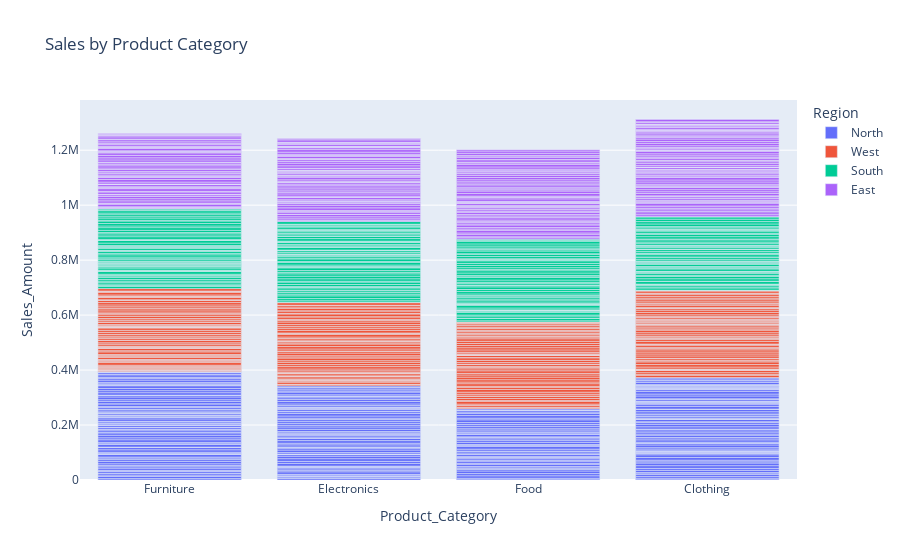

This figure's notebook cell:
### Code cell
# 1. Sales by Product Category
fig1 = px.bar(df, x='Product_Category', y='Sales_Amount', color='Region',
              title='Sales by Product Category', hover_data=['Sales_Rep'])
fig1.show()

### Figure 1 — Plotly figure (JSON) as saved in the notebook; plotly's stock layout.template omitted (floating-point values rounded to 4 significant figures; data arrays with more than 128 entries replaced by an {"elided": "..."} marker saying what was removed)
{"data": [{"alignmentgroup": "True", "customdata": {"elided": "267x1 str values"}, "hovertemplate": "Region=North<br>Product_Category=%{x}<br>Sales_Amount=%{y}<br>Sales_Rep=%{customdata[0]}<extra></extra>", "legendgroup": "North", "marker": {"color": "#636efa", "pattern": {"shape": ""}}, "name": "North", "offsetgroup": "North", "orientation": "v", "showlegend": true, "textposition": "auto", "type": "bar", "x": {"elided": "267 str values"}, "xaxis": "x", "y": {"elided": "267 float values"}, "yaxis": "y"}, {"alignmentgroup": "True", "customdata": {"elided": "244x1 str values"}, "hovertemplate": "Region=West<br>Product_Category=%{x}<br>Sales_Amount=%{y}<br>Sales_Rep=%{customdata[0]}<extra></extra>", "legendgroup": "West", "marker": {"color": "#EF553B", "pattern": {"shape": ""}}, "name": "West", "offsetgroup": "West", "orientation": "v", "showlegend": true, "textposition": "auto", "type": "bar", "x": {"elided": "244 str values"}, "xaxis": "x", "y": {"elided": "244 float values"}, "yaxis": "y"}, {"alignmentgroup": "True", "customdata": {"elided": "226x1 str values"}, "hovertemplate": "Region=South<br>Product_Category=%{x}<br>Sales_Amount=%{y}<br>Sales_Rep=%{customdata[0]}<extra></extra>", "legendgroup": "South", "marker": {"color": "#00cc96", "pattern": {"shape": ""}}, "name": "South", "offsetgroup": "South", "orientation": "v", "showlegend": true, "textposition": "auto", "type": "bar", "x": {"elided": "226 str values"}, "xaxis": "x", "y": {"elided": "226 float values"}, "yaxis": "y"}, {"alignmentgroup": "True", "customdata": {"elided": "263x1 str values"}, "hovertemplate": "Region=East<br>Product_Category=%{x}<br>Sales_Amount=%{y}<br>Sales_Rep=%{customdata[0]}<extra></extra>", "legendgroup": "East", "marker": {"color": "#ab63fa", "pattern": {"shape": ""}}, "name": "East", "offsetgroup": "East", "orientation": "v", "showlegend": true, "textposition": "auto", "type": "bar", "x": {"elided": "263 str values"}, "xaxis": "x", "y": {"elided": "263 float values"}, "yaxis": "y"}], "layout": {"autosize": true, "barmode": "relative", "legend": {"title": {"text": "Region"}, "tracegroupgap": 0}, "title": {"text": "Sales by Product Category"}, "xaxis": {"anchor": "y", "autorange": true, "domain": [0, 1], "range": [-0.5, 3.5], "title": {"text": "Product_Category"}, "type": "category"}, "yaxis": {"anchor": "x", "autorange": true, "domain": [0, 1], "range": [0, 1383000.0], "title": {"text": "Sales_Amount"}, "type": "linear"}}}
